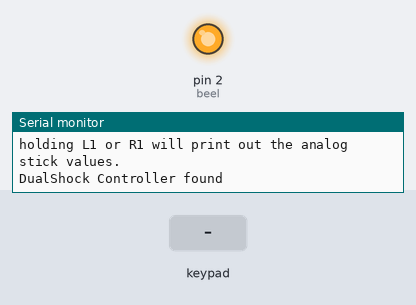
Bench run of a sketch on a simulated Arduino Uno, built with avr-gcc and run on an emulated ATmega328P. Shown: output pins drawn as LEDs (lit = HIGH), the last lines printed to the serial monitor. The test bench sets the inputs (shaded band).

Above: at 1.6 s.
1.7 s: key 'U' pressed
At 1.94 s:
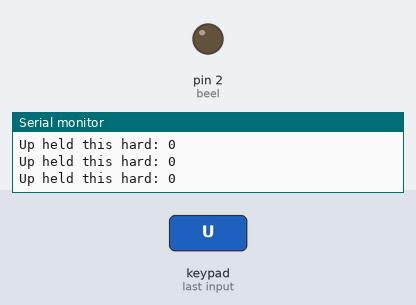
3.2 s: key 'D' pressed
4.7 s: key 'L' pressed
Timing chart, 0 to 7.7 s (numbered marks = the images above; inputs shaded):
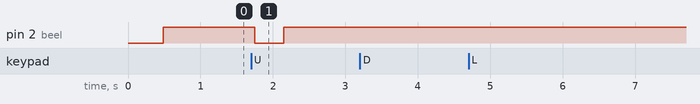

Measured:
- after the input at 1.7 s, pin 2 (beel): HIGH → LOW after 0.05 s, → HIGH 0.40 s later

The sketch:

PS2X_Example.ino
```cpp
#include <PS2X_lib.h>  //for v1.6
#define PS2_DAT        13
#define PS2_CMD        11
#define PS2_SEL        10
#define PS2_CLK        12
#define beel           2
/******************************************************************
 * select modes of PS2 controller:
 *   - pressures = analog reading of push-butttons
 *   - rumble    = motor rumbling
 * uncomment 1 of the lines for each mode selection
 ******************************************************************/
#define pressures   true
//#define pressures   false
#define rumble      true
//#define rumble      false
PS2X ps2x; //创建PS2X类
//不支持热插拔
int error = 0;
byte type = 0;
byte vibrate = 0;

void setup(){

  pinMode(beel,OUTPUT);
  Serial.begin(9600);

  delay(300);

 //设置引脚和设置：游戏板（时钟，命令，注意，数据，压力？，振动？）检查是否配置错误
  error = ps2x.config_gamepad(PS2_CLK, PS2_CMD, PS2_SEL, PS2_DAT, pressures, rumble);

  if(error == 0){
    Serial.print("Found Controller, configured successful ");  //找到控制器，配置成功
    Serial.print("pressures = ");
	if (pressures)
	  Serial.println("true ");
	else
	  Serial.println("false");
	Serial.print("rumble = ");
	if (rumble)
	  Serial.println("true)");
	else
	  Serial.println("false");
    Serial.println("Try out all the buttons, X will vibrate the controller, faster as you press harder;"); //试一下所有的按钮，你按下更狠，X会振动控制器振动越快
    Serial.println("holding L1 or R1 will print out the analog stick values.");//按住L1或R1将打印模拟棒值
  }
//报错情况
  else if(error == 1)
    Serial.println("No controller found, check wiring, see readme.txt to enable debug.");

  else if(error == 2)
    Serial.println("Controller found but not accepting commands. see readme.txt to enable debug.");

  else if(error == 3)
    Serial.println("Controller refusing to enter Pressures mode, may not support it. ");

//  Serial.print(ps2x.Analog(1), HEX);

  type = ps2x.readType(); //确定控制器的类型
  switch(type) {
    case 0:
      Serial.print("Unknown Controller type found ");   //找到未知的控制器类型
      break;
    case 1:
      Serial.print("DualShock Controller found ");      //找到DualShock控制器
      break;
    case 2:
      Serial.print("GuitarHero Controller found ");     //找到GuitarHero控制器
      break;
	case 3:
      Serial.print("Wireless Sony DualShock Controller found ");    //找到无线Sony DualShock控制器
      break;
   }
}

void loop() {
  /* 您必须阅读Gamepad才能获得新值并设置振动值ps2x.read\u gamepad（小电机开/关，大电机强度0-255）
如果不启用隆隆声，请使用ps2x.read_gamepad（）；没有值你应该至少每秒钟打一次电话*/
  digitalWrite(beel,HIGH);
  if(error == 1) //skip loop if no controller found
    return;
 //DualShock Controller   (实际的控制）
 /************************************************************
  *   ps2x.Button(按钮名称)               只要按下就有效
  *  ps2x.ButtonPressed(按钮名称)     如果按下按钮，则为真
  *  ps2x.NewButtonState(按钮名称)     如果按下或松开按钮，则为真
  *  ps2x.ButtonReleased(按钮名称)    如果按钮刚刚被释放，则为真
  ************************************************************
  */
    ps2x.read_gamepad(false, vibrate); //read controller and set large motor to spin at 'vibrate' speed

    if(ps2x.Button(PSB_START))         //will be TRUE as long as button is pressed
      Serial.println("Start is being held");
    if(ps2x.Button(PSB_SELECT))
      Serial.println("Select is being held");

    if(ps2x.Button(PSB_PAD_UP)) {      //will be TRUE as long as button is pressed
       digitalWrite(beel,LOW);
      Serial.print("Up held this hard: ");
      Serial.println(ps2x.Analog(PSAB_PAD_UP), DEC);
    }
    if(ps2x.Button(PSB_PAD_RIGHT)){
       digitalWrite(beel,LOW);
      Serial.print("Right held this hard: ");
      Serial.println(ps2x.Analog(PSAB_PAD_RIGHT), DEC);
    }
    if(ps2x.Button(PSB_PAD_LEFT)){
      Serial.print("LEFT held this hard: ");
      Serial.println(ps2x.Analog(PSAB_PAD_LEFT), DEC);
    }
    if(ps2x.Button(PSB_PAD_DOWN)){
      Serial.print("DOWN held this hard: ");
      Serial.println(ps2x.Analog(PSAB_PAD_DOWN), DEC);
    }
//这将根据您按下蓝色（X）按钮的力度设置大电机振动速度，如果任何按钮改变状态（on到off，或off到on），蓝色（X）按钮将为真
    vibrate = ps2x.Analog(PSAB_CROSS);  //这将根据您按下蓝色（X）按钮的力度设置大电机振动速度
    if (ps2x.NewButtonState()) {        //如果任何按钮改变状态（on到off或off到on），则为真
      if(ps2x.Button(PSB_L3))
        Serial.println("L3 pressed");
      if(ps2x.Button(PSB_R3))
        Serial.println("R3 pressed");
      if(ps2x.Button(PSB_L2))
        Serial.println("L2 pressed");
      if(ps2x.Button(PSB_R2))
        Serial.println("R2 pressed");
      if(ps2x.Button(PSB_TRIANGLE))
        Serial.println("Triangle pressed");
    }

    if(ps2x.ButtonPressed(PSB_CIRCLE))               //如果按下按钮，则为真
      Serial.println("Circle just pressed");
    if(ps2x.NewButtonState(PSB_CROSS))               //如果按下或松开按钮，则为真
      Serial.println("X just changed");
    if(ps2x.ButtonReleased(PSB_SQUARE))              //如果按钮刚刚被释放，则为真
      Serial.println("Square just released");

    if(ps2x.Button(PSB_L1) || ps2x.Button(PSB_R1)) { //如果其中一个为真，则打印条值
      Serial.print("Stick Values:");
      Serial.print(ps2x.Analog(PSS_LY), DEC); //Left stick, Y axis. Other options: LX, RY, RX  左斗杆，Y轴。其他选项：LX、RY、RX
      Serial.print(",");
      Serial.print(ps2x.Analog(PSS_LX), DEC);
      Serial.print(",");
      Serial.print(ps2x.Analog(PSS_RY), DEC);
      Serial.print(",");
      Serial.println(ps2x.Analog(PSS_RX), DEC);
    if(ps2x.Analog(PSS_RX)==0)
     digitalWrite(beel,LOW);
    }

  delay(50);
}
```
